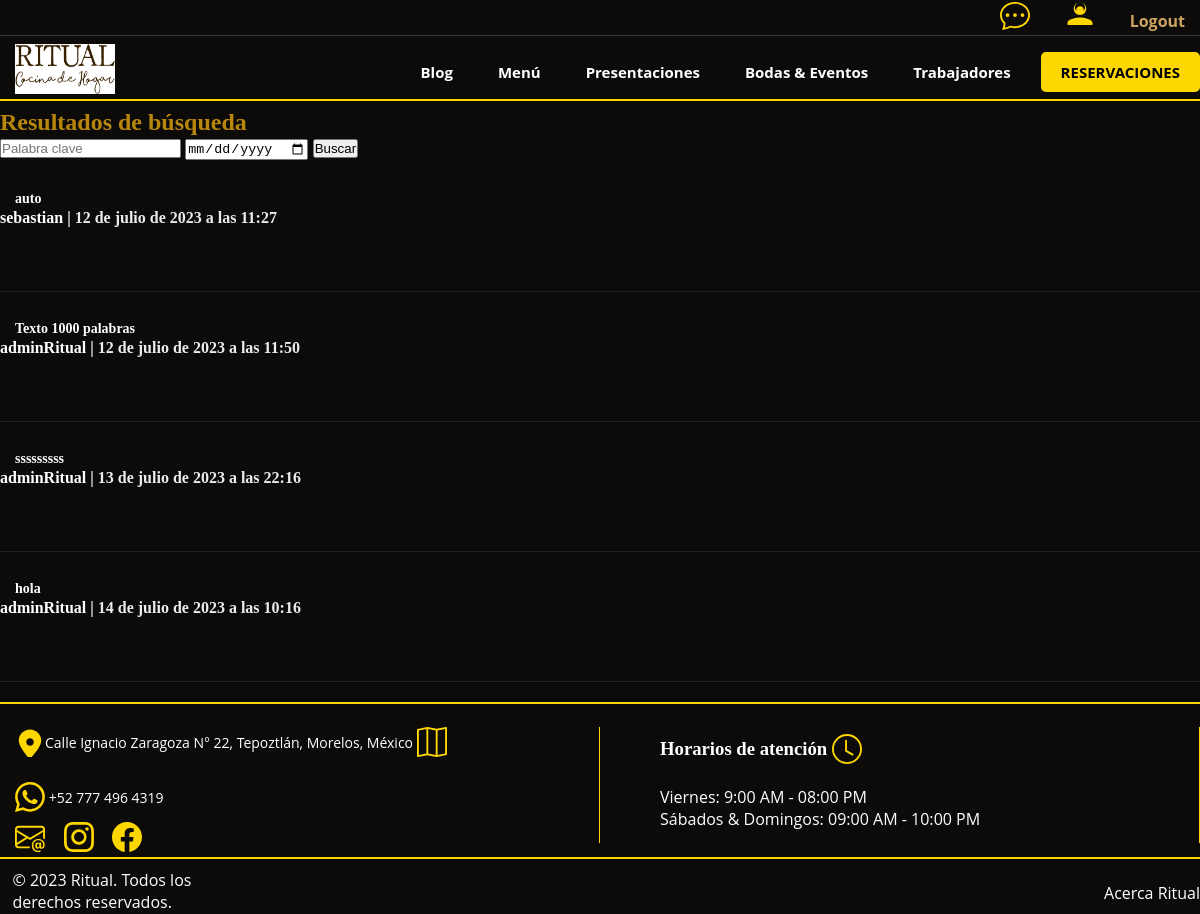
The app's page /blog/buscar/ (signed in) with its own data.
### AppRitual/models.py (models this page shows, shortened)
class Blog(models.Model):
    titulo = models.CharField(max_length=70)
    subtitulo = models.CharField(max_length=100)
    cuerpo = models.TextField()
    autor = models.ForeignKey(settings.AUTH_USER_MODEL, on_delete=models.CASCADE)
    fechaPublicacion = models.DateTimeField(auto_now_add=True)
    imagen = models.ImageField(upload_to='blog_images/', null=True, blank=True)
    video = models.FileField(upload_to='blog_videos/', null=True, blank=True)
    archivo_pdf = models.FileField(upload_to='blog_files/', null=True, blank=True)

### AppRitual/views.py (the view)
# urls.py: path('blog/buscar/', buscarBlogs, name="buscarBlogs"),
@login_required
def buscarBlogs(request):
    if request.method == 'GET':
        keyword = request.GET.get('keyword')
        date = request.GET.get('date')
        blogs = Blog.objects.all()
        '''
        query = Q(titulo__icontains=keyword)
        query.add(Q(subtitulo__icontains=keyword),Q.OR)
        query.add(Q(cuerpo__icontains=keyword),Q.OR)
        blogs = blogs.filter(query)

        query.add(Q(fechaPublicacion__date=date),Q.AND)
        '''
        print('fecha',date)
        if keyword:
            blogs = blogs.filter(Q(titulo__icontains=keyword) | Q(subtitulo__icontains=keyword) | Q(cuerpo__icontains=keyword))
        if date:
            blogs = blogs.filter(fechaPublicacion__date=date)
        return render(request, 'blog/buscarBlog.html', {'blogs': blogs})

### AppRitual/templates/blog/buscarBlog.html (shortened to what this page needs)
{% extends "AppRitual/templatePadre.html" %}
{% load static %}
{% block welcome_message %}
<h1 style="color: #b8860b;">Resultados de búsqueda</h1>
<form method="get" action="{% url 'buscarBlogs' %}">
  <input type="text" name="keyword" placeholder="Palabra clave">
  <input type="date" name="date" placeholder="Fecha de publicación">
  <button type="submit">Buscar</button>
</form>
<br>
{% for blog in blogs %}
  <h2 style="background-color: transparent; color: white;"><a href="{% url 'detalleBlog' blog.id %}" style="color: white; text-decoration: none;">{{ blog.titulo }}</a></h2>
  <h4 style="color: white;">{{ blog.autor }} | <span style="color: rgb(234, 237, 237 );">{{ blog.fechaPublicacion }}</span></h4>
    <br><br>
  <div class="separator"></div>
{% empty %}
  <p>No se encontraron resultados.</p>
{% endfor %}
{% endblock %}

### static/css/style.css (style rules this page uses)
* { margin: 0; padding: 0; box-sizing: border-box; }
body { font-family: "Open Sans", sans-serif; background: #0c0b09; color: #fff; }
a { color: #cda45e; text-decoration: none; }
h1, h2, h3, h4, h5, h6 { font-family: "Playfair Display", serif; }
.navbar a, .navbar a:focus { padding: 15px 0 10px 15px; color: #fff; white-space: nowrap; transition: 0.3s; font-size: 14px; }

### AppRitual/templates/blog/buscarBlog.html (style rules this page uses)
.separator { border-top: 1px solid rgb(34, 34, 34); margin: 20px 0; }

### records on screen
Blog: titulo "auto", autor "sebastian", fechaPublicacion "12 de julio de 2023 a las 11:27"
Blog: titulo "Texto 1000 palabras", autor "adminRitual", fechaPublicacion "12 de julio de 2023 a las 11:50"
Blog: titulo "sssssssss", autor "adminRitual", fechaPublicacion "13 de julio de 2023 a las 22:16"
Blog: titulo "hola", autor "adminRitual", fechaPublicacion "14 de julio de 2023 a las 10:16"
